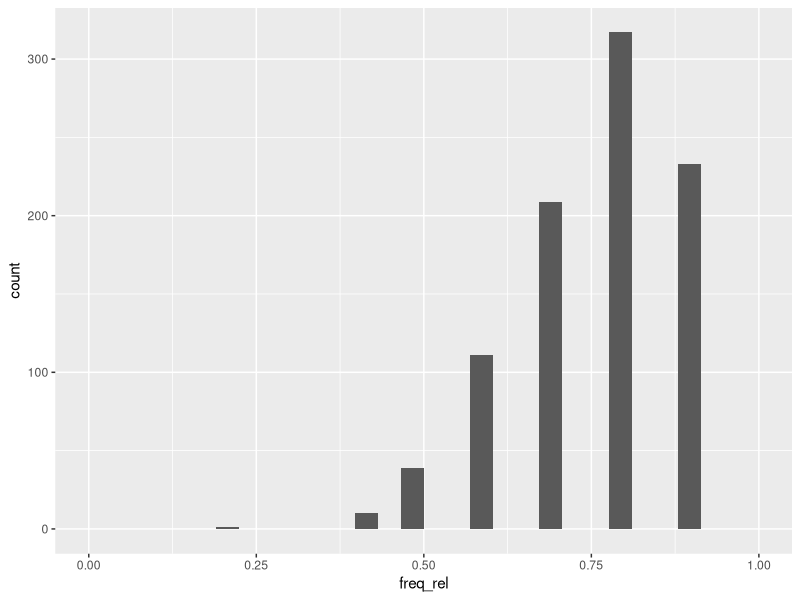

Here is the R script that generated this plot:
# Método de Monte Carlo

library(tidyverse)
library(ggforce)
#install.packages("ggforce")

N = 20

#set.seed(123)

# base <- tibble(E = 1:N,
               # x = runif(N, min = -1, max = 1),
               # y = runif(N, min = -1, max = 1),
               # flag = if_else(x^2 + y^2 <= 1, "dentro", "fora"),
               # cumsum = cumsum(flag == "dentro"),
               # freq_rel = cumsum/E)
Replicas = 1000
N = 10

base_boot <- expand_grid(R = 1:Replicas, E = 1:N) %>% 
  mutate(x = runif(n(), min = -1, max = 1),
         y = runif(n(), min = -1, max = 1),
         flag = if_else(x^2 + y^2 <= 1, "dentro", "fora")
         ) %>% 
  group_by(R) %>% 
  mutate(cumsum = cumsum(flag == "dentro"),
         freq_rel = cumsum/E) %>% 
  select(R, E, freq_rel) %>% 
  slice_max(n = 1, order_by = E)





base_boot %>% 
  ggplot() + 
  geom_histogram(aes(x = freq_rel)) +
  xlim(0,1)


summary(base_boot$freq_rel)
